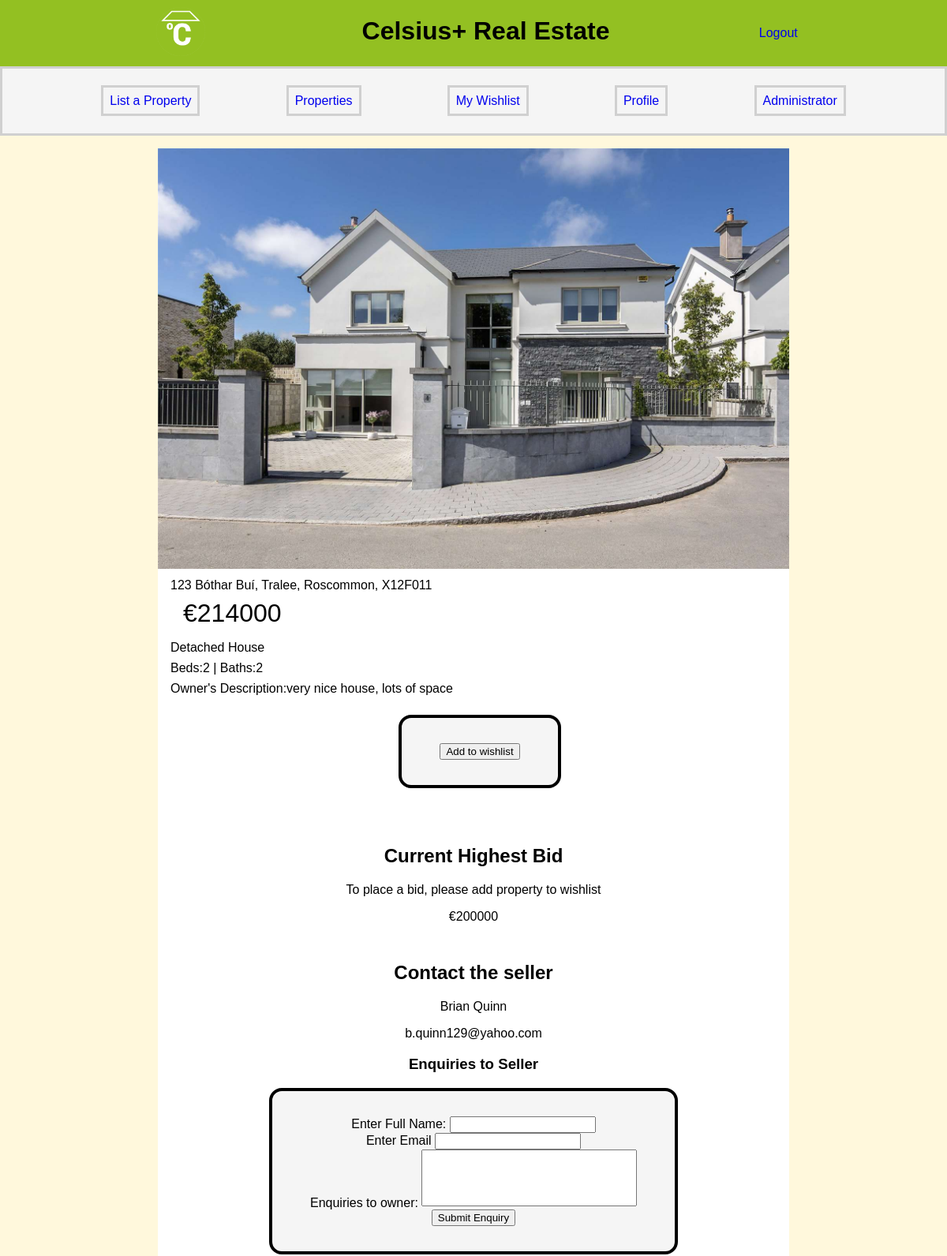
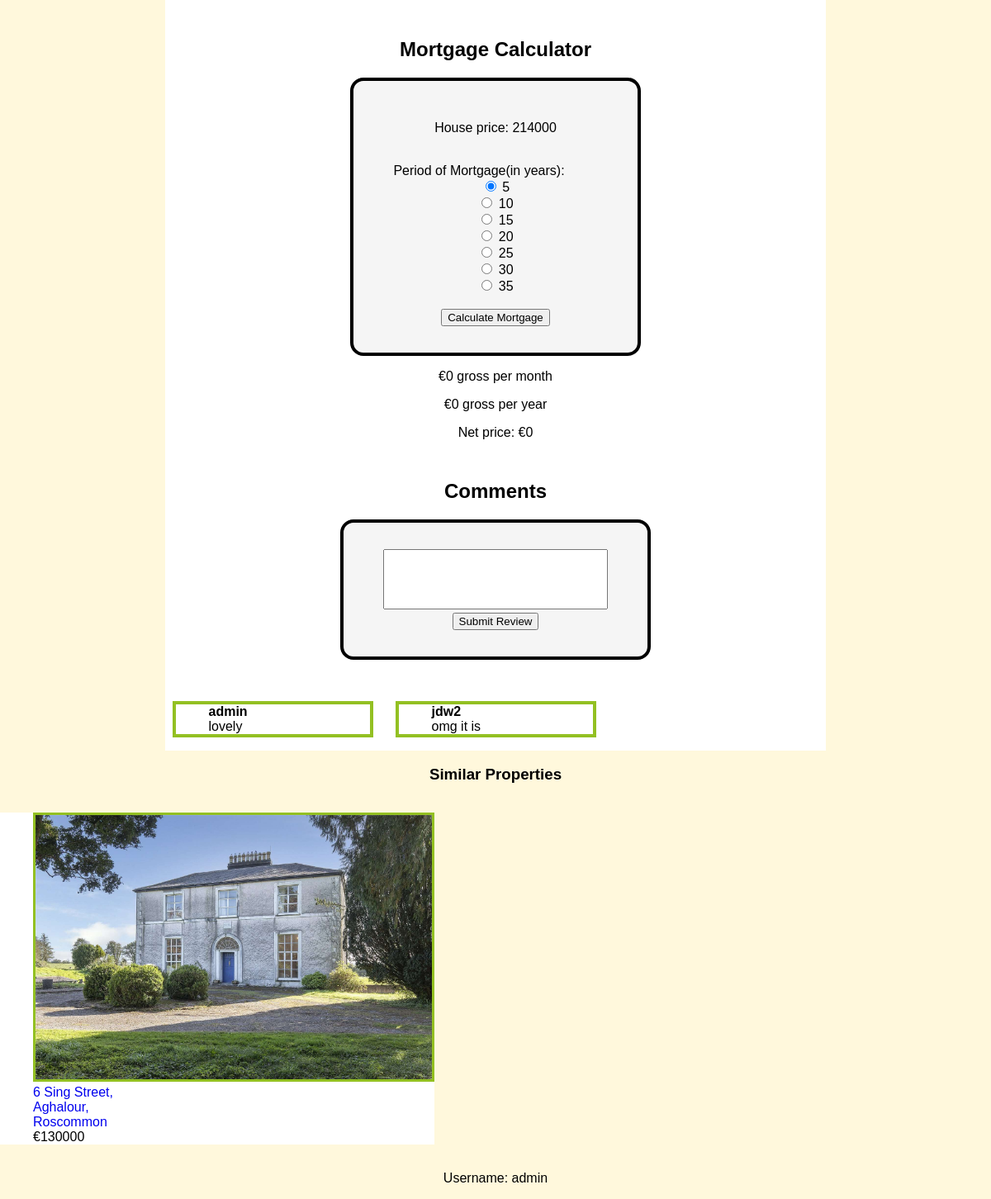
Screenshot of /property/1 (signed in) with the database file from the repository (2 pictures, top to bottom).
### tables this page shows
CREATE TABLE properties
(
    property_id INTEGER PRIMARY KEY AUTOINCREMENT,
    full_name VARCHAR(50) NOT NULL,
    email VARCHAR(255) NOT NULL,
    address TEXT NOT NULL,
    county VARCHAR(30) NOT NULL,
    post_code CHAR(7) NOT NULL,
    price INTEGER NOT NULL, 
    house_type VARCHAR(24),
    bedroom INTEGER NOT NULL,
    bathroom INTEGER NOT NULL,
    photo TEXT NOT NULL,
    description TEXT NOT NULL,
    bid_amount INTEGER NOT NULL DEFAULT 0
);

CREATE TABLE reviews_1
                      (
                        review_id INTEGER PRIMARY KEY AUTOINCREMENT,
                        user_id VARCHAR(16) NOT NULL,
                        review TEXT NOT NULL);

### app.py (the view, shortened to what this page needs)
@app.route("/property/<int:property_id>", methods=["GET","POST"])
def property(property_id):
    form = MortgageForm()
    monthly = 0
    yearly = 0
    total = 0
    db = get_db()
    property = db.execute("""SELECT * FROM properties
                             WHERE property_id = ?;""", (property_id,)).fetchone()
    if session.get("username") is not None:
        update_view(property_id)
    if form.submit.data and form.validate_on_submit():
        monthly, yearly, total = mortgage(property["price"])
    form2 = ReviewForm()
    database_name = 'reviews_{}'.format(property_id)
    comment = ""
    table_exists = db.execute("SELECT name FROM sqlite_master WHERE type='table' AND name=?", (database_name,)).fetchone()
    if not table_exists:
        reviews = db.execute("""SELECT * FROM reviews;""")
    else:
        reviews = db.execute(f"""SELECT * FROM {database_name} LIMIT 9;""").fetchall()
    if session.get("username"):
        if form2.submit_review.data and form2.validate_on_submit():
            user_id = session["username"]
            review_text = form2.review.data
            create_reviews(database_name)
            if review_text != " " and review_text != "\n":
                db.execute(f"""INSERT INTO {database_name} (user_id, review)
                                VALUES (?, ?);""", (user_id, review_text))
                db.commit()
                comment = "Review successfully submitted"
            reviews = db.execute(f"""SELECT * FROM {database_name} ORDER BY review_id ASC LIMIT 9;""").fetchall()
    else:
        form2.review.errors = list(form2.review.errors)
        form2.review.errors.append("Please login to review.")
    form3 = AddToWishlist()
    if form3.submit_wishlist.data and form3.validate_on_submit():
        return redirect(url_for("add_to_wishlist", property_id=property_id))
    suggested_properties = db.execute("""SELECT * FROM properties
                                         WHERE county = (
                                            SELECT county FROM properties
                                            WHERE property_id = ?)
                                         AND property_id != ?;""", (property_id,property_id)).fetchall()
    form4 = Enquiries()
    return render_template("property.html", form=form, property=property, monthly=monthly, yearly=yearly, total=total, form2=form2, reviews=reviews, comment=comment, form3=form3, suggested_properties=suggested_properties, form4=form4)

### forms.py
class MortgageForm(FlaskForm):
    period = RadioField("Period of Mortgage(in years):", choices=[5, 10, 15, 20, 25, 30, 35], default=5)
    submit = SubmitField("Calculate Mortgage")

class ReviewForm(FlaskForm):
    review = TextAreaField("Review:", validators=[InputRequired()])
    submit_review = SubmitField("Submit Review")

### app.py (called while the page is built)
@app.before_request
def logged_in_user():
    g.user = session.get("username", None)
    g.admin = session.get("username", None)

def update_view(property_id):
    if "recently_viewed" not in session:
        session["recently_viewed"] = []
    if property_id not in session["recently_viewed"]:
        session["recently_viewed"].append(property_id)

### database.py (called while the page is built)
def get_db():
    if "db" not in g:
        g.db = sqlite3.connect(DATABASE, detect_types=sqlite3.PARSE_DECLTYPES)
        g.db.row_factory = sqlite3.Row
    return g.db

### templates/property.html (shortened to what this page needs)
{% extends "base.html" %}
{% block main_content %}
<main>
    <ol>
        <li><img src="{{ url_for('static', filename='images/' + property['photo']) }}" /></li>
        <li>{{ property['address'] }}, {{  property['county'] }}, {{ property['post_code'] }}</li>
        <li class="price">€{{ property['price'] }}</li>
        <li>{{ property['house_type'] }}</li>
        <li>Beds:{{ property['bedroom'] }} | Baths:{{ property['bathroom'] }}</li>
        <li>Owner's Description:{{ property['description'] }}</li>
        <li>
            <form action="" method="post" novalidate>
                {{ form3.submit_wishlist() }}
            </form>
        </li>
    </ol>
    <h2>Current Highest Bid</h2>
    <p>To place a bid, please add property to wishlist</p>
    <p>€{{ property['bid_amount'] }}</p>
    <h2>Contact the seller</h2>
    <p>{{ property['full_name'] }}</p>
    <p>{{ property['email'] }}</p>
    <h3>Enquiries to Seller</h3>
    <form action="" method="post" novalidate>
        {{ form4.full_name.label }}
        {{ form4.full_name() }}
        <br />
        {{ form4.email.label }}
        {{ form4.email() }}
        <br />
        {{ form4.enquiry.label }}
        {{ form4.enquiry() }}
        <br />
        {{ form4.submit_enquiry() }}
    </form>
    <h2 class="mortgage">Mortgage Calculator</h2>
    <form action="" method="post" novalidate class="mortgage">
        <p>House price: {{ property["price"] }}</p>
        <br />
        {{ form.period.label() }}
        {{ form.period() }}
        <br />
        {{ form.submit() }}
    </form>
    <p>€{{ monthly }} gross per month</p>
    <p>€{{ yearly }} gross per year</p>
    <p>Net price: €{{ total }}</p>
    <h2>Comments</h2>
    <form action="" method="post" novalidate id="review">
        {{ form2.review() }}
        <br />
        {{ form2.submit_review() }}
    </form>
    <br />
    <section>
    {% for prop_review in reviews %}
        <ul class="review">
            <li>{{ prop_review['user_id'] }}</li>
            <li>{{ prop_review['review'] }}</li>
        </ul>
    {% endfor %}
    </section>
</main>
<h3>Similar Properties</h3>
        {% if suggested_properties %}
        <section class="footer">
        <table>
            {% for suggested_property in suggested_properties %}
                <ul>
                    <li><img src="{{ url_for('static', filename='images/' + suggested_property['photo']) }}" /></li>
                    <li><a href="{{ url_for('property', property_id=suggested_property['property_id']) }}">{{ suggested_property['address'] }}, {{ suggested_property['county'] }}</a></li>
                    <li>€{{ suggested_property['price'] }}</li>
                </ul>
            {% endfor %}
        </table>
        </section>
        {% endif %}
{% endblock %}

### templates/base.html (shortened to what this page needs)
<!DOCTYPE html>
<html lang="en">
    <head>
        <link rel="stylesheet" href="{{ url_for('static', filename='styles.css') }}" />
    </head>
    <body>
        <header>
            {% if g.user %}
                <a href="{{ url_for('index')}}"><img src="{{ url_for('static', filename='images/celsius.png') }}" /></a>
                <h1>Celsius+ Real Estate</h1>
                <a href="{{ url_for('logout') }}">Logout</a>
            {% else %}
                <a href="{{ url_for('index')}}"><img src="{{ url_for('static', filename='images/celsius.png') }}" /></a>
                <h1>Celsius+ Real Estate</h1>
                <a href="{{ url_for('login') }}">Login</a>
            {% endif %}
        </header>
        <nav>
            {% if g.user %}
                <p><a href="{{ url_for('listing') }}">List a Property</a></p>
                <p><a href="{{ url_for('properties') }}">Properties</a></p>
                <p><a href="{{ url_for('wishlist') }}">My Wishlist</a></p>
                <p><a href="{{ url_for('profile') }}">Profile</a></p>
                <p><a href="{{ url_for('admin') }}">Administrator</a></p>
            {% else %}
                <p><a href="{{ url_for('properties') }}">Properties</a></p>
                <p><a href="{{ url_for('listing') }}">List a Property</a></p>
                <p><a href="{{ url_for('profile') }}">Profile</a></p>
            {% endif %}
        </nav>
        {% block main_content %}
        {% endblock %}
        {% if g.user %}
            <p>Username: {{ g.user }}</p>
        {% endif %}
    </body>
</html>

### static/styles.css (style rules this page uses)
a { text-decoration:none; align-self: center; }
h3 { text-align: center; }
ul, ol { list-style-type: none; }
body { background-color: cornsilk; font-family:Verdana, Arial, Tahoma, sans-serif; margin:0 auto }
table,td,th { border-collapse: collapse; border:1px solid black; }
textarea { resize: none; width:20em; height:5em; }
header { background-color:#93c022; display:flex; justify-content: space-evenly; }
header a > img { width:5em; }
nav { background-color:#f5f5f5; margin: 0 auto; padding:1em; display:flex; justify-content: space-evenly; border:3px solid #d0d0d0; }
nav a { border:3.5px solid #d0d0d0; padding:0.5em; }
form { margin:1em auto; padding:2em 3em; text-align: center; width:fit-content; background-color: whitesmoke; border:4px solid black; border-radius: 1em; }
ol { width:fit-content; padding:0; }
ol img { width:50em; padding-bottom:0.5em; }
ol li+li { padding-bottom:0.5em; margin-left:1em; }
ol li[class="price"] { font-size: 2em; }
h2, p, .mortgage, #review { text-align: center; }
h2 { margin-top:2em; }
main { background-color: white; width:fit-content; margin:1em auto; }
.mortgage ul { text-align: center; display:inline }
section:not(.intro) { display:grid; grid-template-columns: 1fr 1fr 1fr; width:100%; gap: 10px; }
.review { border:4px solid #93c022; justify-self: center; width:75%; }
.footer img { width:30em; border:3px solid #93c022; }
.footer table { width:100%; border:0px; }
.review>li:first-child { font-weight:bold; }
.footer ul { background-color:white; }
.footer li { justify-self: left; width:20%; }

### rows the page displays
properties: photo (picture), address "123 Bóthar Buí, Tralee", county "Roscommon", post_code "X12F011", price "214000", house_type "Detached House", bedroom "2", bathroom "2", description "very nice house, lots of space", bid_amount "200000", full_name "Brian Quinn", email "b.quinn129@yahoo.com"
reviews_1: user_id "admin", review "lovely", user "admin"
reviews_1: user_id "jdw2", review "omg it is"
properties: photo (picture), address "6 Sing Street, Aghalour", county "Roscommon", price "130000"

### other values shown
{{ monthly }} "0"
{{ yearly }} "0"
{{ total }} "0"
